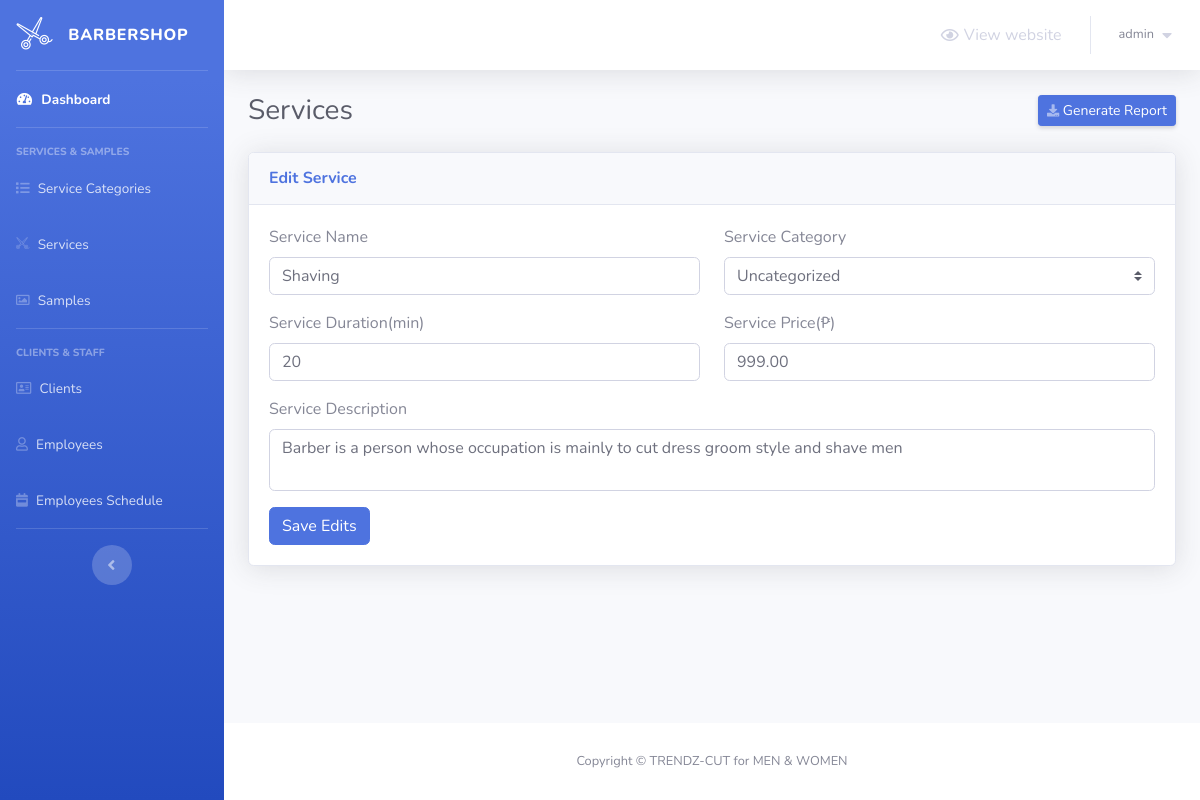
Page /barber-admin/services.php?do=Edit&service_id=1 (signed in) on the committed database.
### tables this page shows
CREATE TABLE `services` (
  `service_id` int(5) NOT NULL,
  `service_name` varchar(50) NOT NULL,
  `service_description` varchar(255) NOT NULL,
  `service_price` decimal(6,2) NOT NULL,
  `service_duration` int(5) NOT NULL,
  `category_id` int(2) NOT NULL
);

### barber-admin/services.php (the view, shortened to what this page needs)
<?php
    include 'connect.php';
    include 'Includes/templates/header.php';
    if(isset($_SESSION['username_barbershop_Xw211qAAsq4']) && isset($_SESSION['password_barbershop_Xw211qAAsq4']))
    {
?>
        <div class="container-fluid">
            <div class="d-sm-flex align-items-center justify-content-between mb-4">
                <h1 class="h3 mb-0 text-gray-800">Services</h1>
                <a href="#" class="d-none d-sm-inline-block btn btn-sm btn-primary shadow-sm">
                    <i class="fas fa-download fa-sm text-white-50"></i>
                    Generate Report
                </a>
            </div>
            <?php
                $do = '';
                if(isset($_GET['do']) && in_array($_GET['do'], array('Add','Edit')))
                {
                    $do = htmlspecialchars($_GET['do']);
                }
                else
                {
                    $do = 'Manage';
                }
                if($do == 'Manage')
                {
                    $stmt = $con->prepare("SELECT * FROM services s, service_categories sc where s.category_id = sc.category_id");
                    $stmt->execute();
                    $rows_services = $stmt->fetchAll();
                ?>
                    <div class="card shadow mb-4">
                        <div class="card-header py-3">
                            <h6 class="m-0 font-weight-bold text-primary">Services</h6>
                        </div>
                        <div class="card-body">
                            <a href="services.php?do=Add" class="btn btn-success btn-sm" style="margin-bottom: 10px;">
                                <i class="fa fa-plus"></i>
                                Add Service
                            </a>
                            <table class="table table-bordered">
                                <thead>
                                    <tr>
                                        <th scope="col">Service Name</th>
                                        <th scope="col">Service Category</th>
                                        <th scope="col">Description</th>
                                        <th scope="col">Price</th>
                                        <th scope="col">Duration</th>
                                        <th scope="col">Manage</th>
                                    </tr>
                                </thead>
                                <tbody>
                                    <?php
                                        foreach($rows_services as $service)
                                        {
                                            echo "<tr>";
                                                echo "<td>";
                                                    echo $service['service_name'];
                                                echo "</td>";
                                                echo "<td>";
                                                    echo $service['category_name'];
                                                echo "</td>";
                                                echo "<td style = 'width:30%'>";
                                                    echo $service['service_description'];
                                                echo "</td>";
                                                echo "<td>";
                                                    echo $service['service_price'];
                                                echo "</td>";
                                                echo "<td>";
                                                    echo $service['service_duration'];
                                                echo "</td>";
                                                echo "<td>";
                                                    $delete_data = "delete_".$service["service_id"];
                                                    ?>
                                                        <ul class="list-inline m-0">
                                                            <li class="list-inline-item" data-toggle="tooltip" title="Edit">
                                                                <button class="btn btn-success btn-sm rounded-0">
                                                                    <a href="services.php?do=Edit&service_id=<?php echo $service['service_id']; ?>" style="color: white;">
                                                                        <i class="fa fa-edit"></i>
                                                                    </a>
                                                                </button>
                                                            </li>
                                                            <li class="list-inline-item" data-toggle="tooltip" title="Delete">
                                                                <button class="btn btn-danger btn-sm rounded-0" type="button" data-toggle="modal" data-target="#<?php echo $delete_data; ?>" data-placement="top"><i class="fa fa-trash"></i></button>
                                                                <div class="modal fade" id="<?php echo $delete_data; ?>" tabindex="-1" role="dialog" aria-labelledby="<?php echo $delete_data; ?>" aria-hidden="true">
                                                                    <div class="modal-dialog" role="document">
                                                                        <div class="modal-content">
                                                                            <div class="modal-header">
                                                                                <h5 class="modal-title" id="exampleModalLabel">Delete Service</h5>
                                                                                <button type="button" class="close" data-dismiss="modal" aria-label="Close">
                                                                                    <span aria-hidden="true">&times;</span>
                                                                                </button>
                                                                            </div>
                                                                            <div class="modal-body">
                                                                                Are you sure you want to delete this Service "<?php echo $service['service_name']; ?>"?
                                                                            </div>
                                                                            <div class="modal-footer">
                                                                                <button type="button" class="btn btn-secondary" data-dismiss="modal">Cancel</button>
                                                                                <button type="button" data-id = "<?php echo $service['service_id']; ?>" class="btn btn-danger delete_service_bttn">Delete</button>
                                                                            </div>
                                                                        </div>
                                                                    </div>
                                                                </div>
                                                            </li>
                                                        </ul>
                                                    <?php
                                                echo "</td>";
                                            echo "</tr>";
                                        }
                                    ?>
                                </tbody>
                            </table>
                        </div>
                    </div>
                    <?php
                }
                elseif($do == "Edit")
                {
                    $service_id = (isset($_GET['service_id']) && is_numeric($_GET['service_id']))?intval($_GET['service_id']):0;
                    if($service_id)
                    {
                        $stmt = $con->prepare("Select * from services where service_id = ?");
                        $stmt->execute(array($service_id));
                        $service = $stmt->fetch();
                        $count = $stmt->rowCount();
                        if($count > 0)
                        {
                            ?>
                            <div class="card shadow mb-4">
                                <div class="card-header py-3">
                                    <h6 class="m-0 font-weight-bold text-primary">Edit Service</h6>
                                </div>
                                <div class="card-body">
                                    <form method="POST" action="services.php?do=Edit&service_id=<?php echo $service_id; ?>">
                                        <div class="row">
                                            <div class="col-md-6">
                                                <div class="form-group">
                                                    <label for="service_name">Service Name</label>
                                                    <input type="text" class="form-control" value="<?php echo $service['service_name'] ?>" placeholder="Service Name" name="service_name">
                                                </div>
                                            </div>
                                            <div class="col-md-6">
                                                <?php
                                                    $stmt = $con->prepare("SELECT * FROM service_categories");
                                                    $stmt->execute();
                                                    $rows_categories = $stmt->fetchAll();
                                                ?>
                                                <div class="form-group">
                                                    <label for="service_category">Service Category</label>
                                                    <select class="custom-select" name="service_category">
                                                        <?php
                                                            foreach($rows_categories as $category)
                                                            {
                                                                if($category['category_id'] == $service['category_id'])
                                                                {
                                                                    echo "<option value = '".$category['category_id']."' selected>";
                                                                        echo $category['category_name'];
                                                                    echo "</option>";
                                                                }
                                                                else
                                                                {
                                                                    echo "<option value = '".$category['category_id']."'>";
                                                                        echo $category['category_name'];
                                                                    echo "</option>";
                                                                }
                                                            }
                                                        ?>
                                                    </select>
                                                </div>
                                            </div>
                                        </div>
                                        <div class="row">
                                            <div class="col-md-6">
                                                <div class="form-group">
                                                    <label for="service_duration">Service Duration(min)</label>
                                                    <input type="text" class="form-control" value="<?php echo $service['service_duration'] ?>" placeholder="Service Duration" name="service_duration">
                                                </div>
                                            </div>
                                            <div class="col-md-6">
                                                <div class="form-group">
                                                    <label for="service_price">Service Price(₱)</label>
                                                    <input type="text" class="form-control" value="<?php echo $service['service_price'] ?>" placeholder="Service Price" name="service_price">
                                                </div>
                                            </div>
                                        </div>
                                        <div class="row">
                                            <div class="col-md-12">
                                                <div class="form-group">
                                                    <label for="service_description">Service Description</label>
                                                    <textarea class="form-control" name="service_description" style="resize: none;"><?php echo $service['service_description']; ?></textarea>
                                                </div>
                                            </div>
                                        </div>
                                        <button type="submit" name="edit_service_sbmt" class="btn btn-primary">Save Edits</button>
                                    </form>
                                </div>
                            </div>
                            <?php
                        }
                        else
                        {
                            header('Location: services.php');
                            exit();
                        }
                    }
                    else
                    {
                        header('Location: services.php');
                        exit();
                    }
                }
            ?>
        </div>
<?php
        include 'Includes/templates/footer.php';
    }
    else
    {
        header('Location: login.php');
        exit();
    }
?>

### barber-admin/Design/css/main.css (style rules this page uses)
body, #content-wrapper, #content, .card, .sidebar, .topbar, table, footer { transition: background-color 0.4s ease, color 0.4s ease; }

### rows in the picture
services: service_name "Shaving", service_duration "20", service_price "999.00", service_description "Barber is a person whose occupation is mainly to cut dress groom style and shave men"

### other values in the picture
$_SESSION['username_barbershop_Xw211qAAsq4'] "admin"
form field service_category "Uncategorized"
